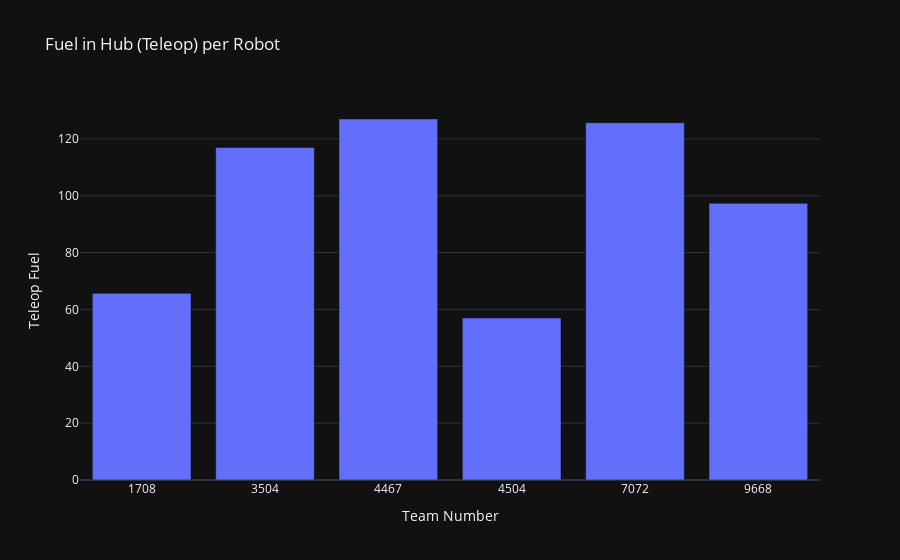

Notebook cell for this chart:
### Code cell
fig = px.bar(avg_6_teams, y="Teleop Fuel", title="Fuel in Hub (Teleop) per Robot")
fig.show()

### Figure 1 — Plotly figure (JSON) as saved in the notebook; plotly's stock layout.template omitted (floating-point values rounded to 4 significant figures)
{"data": [{"hovertemplate": "Team Number=%{x}<br>Teleop Fuel=%{y}<extra></extra>", "legendgroup": "", "marker": {"color": "#636efa", "pattern": {"shape": ""}}, "name": "", "orientation": "v", "showlegend": false, "textposition": "auto", "x": ["1708", "3504", "4467", "4504", "7072", "9668"], "xaxis": "x", "y": [65.67, 117.0, 127.0, 57.0, 125.7, 97.33], "yaxis": "y", "type": "bar"}], "layout": {"xaxis": {"anchor": "y", "domain": [0.0, 1.0], "title": {"text": "Team Number"}}, "yaxis": {"anchor": "x", "domain": [0.0, 1.0], "title": {"text": "Teleop Fuel"}}, "legend": {"tracegroupgap": 0}, "title": {"text": "Fuel in Hub (Teleop) per Robot"}, "barmode": "relative"}}
